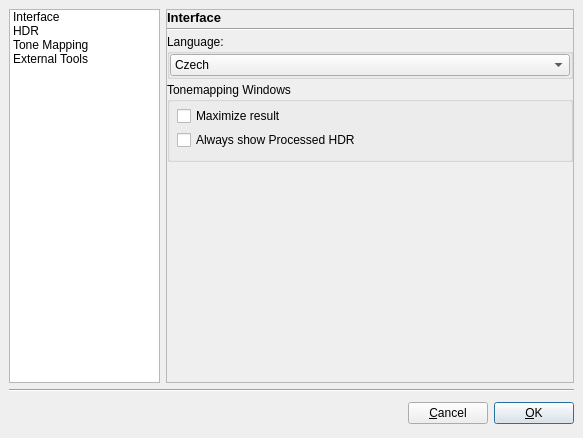
<?xml version="1.0" encoding="UTF-8"?>
<ui version="4.0" >
 <class>PreferencesDialog</class>
 <widget class="QDialog" name="PreferencesDialog" >
  <property name="geometry" >
   <rect>
    <x>0</x>
    <y>0</y>
    <width>583</width>
    <height>438</height>
   </rect>
  </property>
  <property name="windowTitle" >
   <string>Preferences</string>
  </property>
  <property name="windowIcon" >
   <iconset resource="../icons.qrc" >
    <normaloff>:/new/prefix1/images/luminance.png</normaloff>:/new/prefix1/images/luminance.png</iconset>
  </property>
  <layout class="QVBoxLayout" >
   <property name="spacing" >
    <number>6</number>
   </property>
   <property name="margin" >
    <number>9</number>
   </property>
   <item>
    <layout class="QHBoxLayout" >
     <property name="spacing" >
      <number>6</number>
     </property>
     <property name="margin" >
      <number>0</number>
     </property>
     <item>
      <widget class="QListWidget" name="leftsideListWidget" >
       <property name="sizePolicy" >
        <sizepolicy hsizetype="Expanding" vsizetype="Expanding">
         <horstretch>0</horstretch>
         <verstretch>0</verstretch>
        </sizepolicy>
       </property>
       <property name="minimumSize" >
        <size>
         <width>0</width>
         <height>0</height>
        </size>
       </property>
       <property name="maximumSize" >
        <size>
         <width>151</width>
         <height>16777215</height>
        </size>
       </property>
       <property name="iconSize" >
        <size>
         <width>22</width>
         <height>22</height>
        </size>
       </property>
       <property name="movement" >
        <enum>QListView::Static</enum>
       </property>
       <property name="flow" >
        <enum>QListView::TopToBottom</enum>
       </property>
       <property name="resizeMode" >
        <enum>QListView::Adjust</enum>
       </property>
       <property name="spacing" >
        <number>3</number>
       </property>
       <property name="viewMode" >
        <enum>QListView::ListMode</enum>
       </property>
       <property name="modelColumn" >
        <number>0</number>
       </property>
       <property name="uniformItemSizes" >
        <bool>true</bool>
       </property>
       <property name="wordWrap" >
        <bool>false</bool>
       </property>
       <property name="selectionRectVisible" >
        <bool>true</bool>
       </property>
       <property name="currentRow" >
        <number>-1</number>
       </property>
       <property name="sortingEnabled" >
        <bool>false</bool>
       </property>
       <item>
        <property name="text" >
         <string>Interface</string>
        </property>
        <property name="icon" >
         <iconset resource="../icons.qrc" >
          <normaloff>:/new/prefix1/images/language-selector.png</normaloff>:/new/prefix1/images/language-selector.png</iconset>
        </property>
       </item>
       <item>
        <property name="text" >
         <string>HDR</string>
        </property>
        <property name="icon" >
         <iconset resource="../icons.qrc" >
          <normaloff>:/new/prefix1/images/appearance.png</normaloff>:/new/prefix1/images/appearance.png</iconset>
        </property>
       </item>
       <item>
        <property name="text" >
         <string>Tone Mapping</string>
        </property>
        <property name="icon" >
         <iconset resource="../icons.qrc" >
          <normaloff>:/new/prefix1/images/tonemap.png</normaloff>:/new/prefix1/images/tonemap.png</iconset>
        </property>
       </item>
       <item>
        <property name="text" >
         <string>External Tools</string>
        </property>
        <property name="icon" >
         <iconset resource="../icons.qrc" >
          <normaloff>:/new/prefix1/images/raw_import.png</normaloff>:/new/prefix1/images/raw_import.png</iconset>
        </property>
       </item>
      </widget>
     </item>
     <item>
      <widget class="QStackedWidget" name="stackedPagesWidget" >
       <property name="minimumSize" >
        <size>
         <width>0</width>
         <height>0</height>
        </size>
       </property>
       <property name="maximumSize" >
        <size>
         <width>16777215</width>
         <height>16777215</height>
        </size>
       </property>
       <property name="frameShape" >
        <enum>QFrame::StyledPanel</enum>
       </property>
       <property name="frameShadow" >
        <enum>QFrame::Raised</enum>
       </property>
       <property name="currentIndex" >
        <number>0</number>
       </property>
       <widget class="QWidget" name="languagePage" >
        <layout class="QVBoxLayout" >
         <property name="spacing" >
          <number>3</number>
         </property>
         <property name="margin" >
          <number>0</number>
         </property>
         <item>
          <widget class="QLabel" name="titleLanguagePageLabel" >
           <property name="font" >
            <font>
             <pointsize>10</pointsize>
             <weight>75</weight>
             <bold>true</bold>
            </font>
           </property>
           <property name="text" >
            <string>&lt;!DOCTYPE HTML PUBLIC &quot;-//W3C//DTD HTML 4.0//EN&quot; &quot;http://www.w3.org/TR/REC-html40/strict.dtd&quot;&gt;
&lt;html&gt;&lt;head&gt;&lt;meta name=&quot;qrichtext&quot; content=&quot;1&quot; /&gt;&lt;style type=&quot;text/css&quot;&gt;
p, li { white-space: pre-wrap; }
&lt;/style&gt;&lt;/head&gt;&lt;body style=&quot; font-family:'DejaVu Sans'; font-size:10pt; font-weight:400; font-style:normal;&quot;&gt;
&lt;p style=&quot; margin-top:0px; margin-bottom:0px; margin-left:0px; margin-right:0px; -qt-block-indent:0; text-indent:0px;&quot;&gt;&lt;span style=&quot; font-weight:600;&quot;&gt;Interface&lt;/span&gt;&lt;/p&gt;&lt;/body&gt;&lt;/html&gt;</string>
           </property>
          </widget>
         </item>
         <item>
          <widget class="Line" name="UItitleSeparatorLine" >
           <property name="orientation" >
            <enum>Qt::Horizontal</enum>
           </property>
          </widget>
         </item>
         <item>
          <widget class="QGroupBox" name="languageGroupBox" >
           <property name="font" >
            <font>
             <kerning>true</kerning>
            </font>
           </property>
           <property name="title" >
            <string>Language:</string>
           </property>
           <layout class="QVBoxLayout" >
            <property name="spacing" >
             <number>0</number>
            </property>
            <property name="margin" >
             <number>0</number>
            </property>
            <item>
             <widget class="QComboBox" name="languageComboBox" >
              <item>
               <property name="text" >
                <string>Czech</string>
               </property>
              </item>
              <item>
               <property name="text" >
                <string>English</string>
               </property>
              </item>
              <item>
               <property name="text" >
                <string>French</string>
               </property>
              </item>
              <item>
               <property name="text" >
                <string>German</string>
               </property>
              </item>
              <item>
               <property name="text" >
                <string>Indonesian</string>
               </property>
              </item>
              <item>
               <property name="text" >
                <string>Italian</string>
               </property>
              </item>
              <item>
               <property name="text" >
                <string>Polish</string>
               </property>
              </item>
              <item>
               <property name="text" >
                <string>Russian</string>
               </property>
              </item>
              <item>
               <property name="text" >
                <string>Spanish</string>
               </property>
              </item>
              <item>
               <property name="text" >
                <string>Turkish</string>
               </property>
              </item>
              <item>
               <property name="text" >
                <string>Hungarian</string>
               </property>
              </item>
             </widget>
            </item>
           </layout>
          </widget>
         </item>
         <item>
          <widget class="QGroupBox" name="groupBox">
           <property name="sizePolicy">
            <sizepolicy hsizetype="Preferred" vsizetype="Expanding">
             <horstretch>0</horstretch>
             <verstretch>0</verstretch>
            </sizepolicy>
           </property>
           <property name="maximumSize">
            <size>
             <width>16777215</width>
             <height>80</height>
            </size>
           </property>
           <property name="title">
            <string>Tonemapping Windows</string>
           </property>
           <widget class="QWidget" name="verticalLayoutWidget">
            <property name="geometry">
             <rect>
              <x>10</x>
              <y>20</y>
              <width>261</width>
              <height>52</height>
             </rect>
            </property>
            <layout class="QVBoxLayout" name="verticalLayout">
             <item>
              <widget class="QCheckBox" name="checkBoxTMOWindowsMax">
               <property name="text">
                <string>Maximize result</string>
               </property>
              </widget>
             </item>
             <item>
              <widget class="QCheckBox" name="checkBoxTMOWindowsHDR">
               <property name="text">
                <string>Always show Processed HDR</string>
               </property>
              </widget>
             </item>
            </layout>
           </widget>
          </widget>
         </item>
         <item>
          <spacer>
           <property name="orientation" >
            <enum>Qt::Vertical</enum>
           </property>
           <property name="sizeHint" stdset="0" >
            <size>
             <width>20</width>
             <height>40</height>
            </size>
           </property>
          </spacer>
         </item>
        </layout>
       </widget>
       <widget class="QWidget" name="hdrOptionsPage" >
        <layout class="QVBoxLayout" >
         <property name="spacing" >
          <number>3</number>
         </property>
         <property name="margin" >
          <number>0</number>
         </property>
         <item>
          <widget class="QLabel" name="titleHdrTiffLabel" >
           <property name="font" >
            <font>
             <pointsize>10</pointsize>
             <weight>75</weight>
             <bold>true</bold>
            </font>
           </property>
           <property name="text" >
            <string>HDR Options</string>
           </property>
          </widget>
         </item>
         <item>
          <widget class="Line" name="hdrTiffTitleSeparatorLine" >
           <property name="orientation" >
            <enum>Qt::Horizontal</enum>
           </property>
          </widget>
         </item>
         <item>
          <widget class="QGroupBox" name="hdrTiffGroupBox" >
           <property name="toolTip" >
            <string>Choose what type of HDR TIFF to save to</string>
           </property>
           <property name="title" >
            <string>HDR TIFF File Format</string>
           </property>
           <layout class="QVBoxLayout" >
            <property name="spacing" >
             <number>8</number>
            </property>
            <property name="margin" >
             <number>5</number>
            </property>
            <item>
             <widget class="QRadioButton" name="logLuvRadioButton" >
              <property name="toolTip" >
               <string>Good quality and smaller file size</string>
              </property>
              <property name="text" >
               <string>LogLuv TIFF (float, 16bit per color channel)</string>
              </property>
              <property name="checked" >
               <bool>true</bool>
              </property>
             </widget>
            </item>
            <item>
             <widget class="QRadioButton" name="floatTiffRadioButton" >
              <property name="toolTip" >
               <string>Better quality, larger file size, better compatibility with other applications</string>
              </property>
              <property name="text" >
               <string>Float TIFF (float, 32bit per color channel)</string>
              </property>
             </widget>
            </item>
           </layout>
          </widget>
         </item>
         <item>
          <widget class="QGroupBox" name="colorsGroupBox" >
           <property name="title" >
            <string>Colors</string>
           </property>
           <layout class="QVBoxLayout" >
            <property name="spacing" >
             <number>8</number>
            </property>
            <property name="margin" >
             <number>5</number>
            </property>
            <item>
             <layout class="QHBoxLayout" >
              <property name="spacing" >
               <number>6</number>
              </property>
              <property name="margin" >
               <number>0</number>
              </property>
              <item>
               <widget class="QLabel" name="negativeColorsLabel" >
                <property name="text" >
                 <string>Show negative numbers as:</string>
                </property>
               </widget>
              </item>
              <item>
               <spacer>
                <property name="orientation" >
                 <enum>Qt::Horizontal</enum>
                </property>
                <property name="sizeHint" stdset="0" >
                 <size>
                  <width>40</width>
                  <height>20</height>
                 </size>
                </property>
               </spacer>
              </item>
              <item>
               <widget class="QPushButton" name="negativeColorButton" >
                <property name="text" >
                 <string/>
                </property>
               </widget>
              </item>
             </layout>
            </item>
            <item>
             <layout class="QHBoxLayout" >
              <property name="spacing" >
               <number>6</number>
              </property>
              <property name="margin" >
               <number>0</number>
              </property>
              <item>
               <widget class="QLabel" name="ifnanColorLabel" >
                <property name="text" >
                 <string>Show nan and +/-Inf values as:</string>
                </property>
               </widget>
              </item>
              <item>
               <spacer>
                <property name="orientation" >
                 <enum>Qt::Horizontal</enum>
                </property>
                <property name="sizeHint" stdset="0" >
                 <size>
                  <width>40</width>
                  <height>20</height>
                 </size>
                </property>
               </spacer>
              </item>
              <item>
               <widget class="QPushButton" name="ifnanColorButton" >
                <property name="text" >
                 <string/>
                </property>
               </widget>
              </item>
             </layout>
            </item>
           </layout>
          </widget>
         </item>
         <item>
          <spacer>
           <property name="orientation" >
            <enum>Qt::Vertical</enum>
           </property>
           <property name="sizeType" >
            <enum>QSizePolicy::Expanding</enum>
           </property>
           <property name="sizeHint" stdset="0" >
            <size>
             <width>20</width>
             <height>30</height>
            </size>
           </property>
          </spacer>
         </item>
        </layout>
       </widget>
       <widget class="QWidget" name="tonemappingPage" >
        <layout class="QVBoxLayout" >
         <property name="spacing" >
          <number>3</number>
         </property>
         <property name="margin" >
          <number>0</number>
         </property>
         <item>
          <widget class="QLabel" name="titleTonemappingPageLabel" >
           <property name="font" >
            <font>
             <pointsize>10</pointsize>
             <weight>75</weight>
             <bold>true</bold>
            </font>
           </property>
           <property name="text" >
            <string>Tone Mapping Options</string>
           </property>
          </widget>
         </item>
         <item>
          <widget class="Line" name="TMtitleSeparatorLine" >
           <property name="orientation" >
            <enum>Qt::Horizontal</enum>
           </property>
          </widget>
         </item>
         <item>
          <widget class="QGroupBox" name="tempDirGroupBox" >
           <property name="title" >
            <string>Cache</string>
           </property>
           <layout class="QVBoxLayout" >
            <property name="spacing" >
             <number>8</number>
            </property>
            <property name="margin" >
             <number>5</number>
            </property>
            <item>
             <widget class="QLabel" name="tempDirDescriptionLabel" >
              <property name="text" >
               <string>Where to store temporary data:</string>
              </property>
              <property name="wordWrap" >
               <bool>true</bool>
              </property>
             </widget>
            </item>
            <item>
             <layout class="QHBoxLayout" >
              <property name="spacing" >
               <number>6</number>
              </property>
              <property name="margin" >
               <number>0</number>
              </property>
              <item>
               <widget class="QLineEdit" name="lineEditTempPath" >
                <property name="sizePolicy" >
                 <sizepolicy hsizetype="Expanding" vsizetype="Fixed">
                  <horstretch>0</horstretch>
                  <verstretch>0</verstretch>
                 </sizepolicy>
                </property>
                <property name="readOnly" >
                 <bool>true</bool>
                </property>
               </widget>
              </item>
              <item>
               <widget class="QPushButton" name="chooseCachePathButton" >
                <property name="text" >
                 <string>C&amp;hoose</string>
                </property>
               </widget>
              </item>
             </layout>
            </item>
           </layout>
          </widget>
         </item>
         <item>
          <widget class="QGroupBox" name="batchGroupBox" >
           <property name="title" >
            <string>Batch Tone Mapping</string>
           </property>
           <layout class="QVBoxLayout" >
            <property name="spacing" >
             <number>8</number>
            </property>
            <property name="margin" >
             <number>5</number>
            </property>
            <item>
             <layout class="QHBoxLayout" >
              <property name="spacing" >
               <number>6</number>
              </property>
              <property name="margin" >
               <number>0</number>
              </property>
              <item>
               <widget class="QLabel" name="batchLdrFormatLabel" >
                <property name="toolTip" >
                 <string>Which LDR image format to save to</string>
                </property>
                <property name="text" >
                 <string>LDR image &amp;format:</string>
                </property>
                <property name="buddy" >
                 <cstring>batchLdrFormatComboBox</cstring>
                </property>
               </widget>
              </item>
              <item>
               <widget class="QComboBox" name="batchLdrFormatComboBox" >
                <property name="toolTip" >
                 <string>Which LDR image format to save to</string>
                </property>
                <item>
                 <property name="text" >
                  <string>JPEG</string>
                 </property>
                </item>
                <item>
                 <property name="text" >
                  <string>PNG</string>
                 </property>
                </item>
                <item>
                 <property name="text" >
                  <string>PPM</string>
                 </property>
                </item>
                <item>
                 <property name="text" >
                  <string>PBM</string>
                 </property>
                </item>
                <item>
                 <property name="text" >
                  <string>BMP</string>
                 </property>
                </item>
               </widget>
              </item>
             </layout>
            </item>
            <item>
             <layout class="QHBoxLayout" >
              <property name="spacing" >
               <number>6</number>
              </property>
              <property name="margin" >
               <number>0</number>
              </property>
              <item>
               <widget class="QLabel" name="numThreadsLabel" >
                <property name="toolTip" >
                 <string>Amount of threads to use on multicore/SMP machines</string>
                </property>
                <property name="text" >
                 <string>Number of &amp;threads:</string>
                </property>
                <property name="wordWrap" >
                 <bool>true</bool>
                </property>
                <property name="buddy" >
                 <cstring>numThreadspinBox</cstring>
                </property>
               </widget>
              </item>
              <item>
               <widget class="QSpinBox" name="numThreadspinBox" >
                <property name="sizePolicy" >
                 <sizepolicy hsizetype="Preferred" vsizetype="Fixed">
                  <horstretch>0</horstretch>
                  <verstretch>0</verstretch>
                 </sizepolicy>
                </property>
                <property name="toolTip" >
                 <string>Amount of threads to use on multicore/SMP machines</string>
                </property>
                <property name="minimum" >
                 <number>1</number>
                </property>
                <property name="maximum" >
                 <number>10</number>
                </property>
               </widget>
              </item>
             </layout>
            </item>
           </layout>
          </widget>
         </item>
         <item>
          <spacer>
           <property name="orientation" >
            <enum>Qt::Vertical</enum>
           </property>
           <property name="sizeHint" stdset="0" >
            <size>
             <width>20</width>
             <height>40</height>
            </size>
           </property>
          </spacer>
         </item>
        </layout>
       </widget>
       <widget class="QWidget" name="externalToolsPage" >
        <layout class="QVBoxLayout" >
         <property name="spacing" >
          <number>0</number>
         </property>
         <property name="margin" >
          <number>0</number>
         </property>
         <item>
          <widget class="QLabel" name="dcrawTitleLabel" >
           <property name="font" >
            <font>
             <pointsize>10</pointsize>
             <weight>75</weight>
             <bold>true</bold>
            </font>
           </property>
           <property name="text" >
            <string>External Tools</string>
           </property>
          </widget>
         </item>
         <item>
          <widget class="Line" name="line" >
           <property name="orientation" >
            <enum>Qt::Horizontal</enum>
           </property>
          </widget>
         </item>
         <item>
          <widget class="QGroupBox" name="dcrawGroupBox" >
           <property name="title" >
            <string>DCraw options:</string>
           </property>
           <layout class="QVBoxLayout" >
            <property name="spacing" >
             <number>0</number>
            </property>
            <property name="margin" >
             <number>0</number>
            </property>
            <item>
             <widget class="QLineEdit" name="dcrawParamsLineEdit" >
              <property name="toolTip" >
               <string>&lt;!DOCTYPE HTML PUBLIC &quot;-//W3C//DTD HTML 4.0//EN&quot; &quot;http://www.w3.org/TR/REC-html40/strict.dtd&quot;&gt;
&lt;html&gt;&lt;head&gt;&lt;meta name=&quot;qrichtext&quot; content=&quot;1&quot; /&gt;&lt;style type=&quot;text/css&quot;&gt;
p, li { white-space: pre-wrap; }
&lt;/style&gt;&lt;/head&gt;&lt;body style=&quot; font-family:'DejaVu Sans'; font-size:9pt; font-weight:400; font-style:normal;&quot;&gt;
&lt;p style=&quot; margin-top:0px; margin-bottom:0px; margin-left:0px; margin-right:0px; -qt-block-indent:0; text-indent:0px;&quot;&gt;&lt;span style=&quot; font-family:'Sans Serif';&quot;&gt;Read &lt;/span&gt;&lt;span style=&quot; font-family:'Sans Serif'; font-style:italic;&quot;&gt;Help &amp;gt; Contents &amp;gt; DCRaw reference&lt;/span&gt;&lt;span style=&quot; font-family:'Sans Serif';&quot;&gt; to find out more about DCRaw command line arguments&lt;/span&gt;&lt;/p&gt;&lt;/body&gt;&lt;/html&gt;</string>
              </property>
             </widget>
            </item>
            <item>
             <layout class="QHBoxLayout" >
              <property name="spacing" >
               <number>6</number>
              </property>
              <property name="margin" >
               <number>0</number>
              </property>
             </layout>
            </item>
           </layout>
          </widget>
         </item>
         <item>
          <widget class="QGroupBox" name="aisGroupBox" >
           <property name="title" >
            <string>align_image_stack commandline arguments:</string>
           </property>
           <layout class="QVBoxLayout" >
            <property name="spacing" >
             <number>0</number>
            </property>
            <property name="margin" >
             <number>0</number>
            </property>
            <item>
             <widget class="QLineEdit" name="aisParamsLineEdit" >
              <property name="toolTip" >
               <string>&lt;!DOCTYPE HTML PUBLIC &quot;-//W3C//DTD HTML 4.0//EN&quot; &quot;http://www.w3.org/TR/REC-html40/strict.dtd&quot;&gt;
&lt;html&gt;&lt;head&gt;&lt;meta name=&quot;qrichtext&quot; content=&quot;1&quot; /&gt;&lt;style type=&quot;text/css&quot;&gt;
p, li { white-space: pre-wrap; }
&lt;/style&gt;&lt;/head&gt;&lt;body style=&quot; font-family:'DejaVu Sans'; font-size:9pt; font-weight:400; font-style:normal;&quot;&gt;
&lt;p style=&quot; margin-top:0px; margin-bottom:0px; margin-left:0px; margin-right:0px; -qt-block-indent:0; text-indent:0px;&quot;&gt;&lt;span style=&quot; font-family:'Sans Serif';&quot;&gt;Read &lt;/span&gt;&lt;span style=&quot; font-family:'Sans Serif'; font-style:italic;&quot;&gt;Help &amp;gt; Contents &amp;gt; Setting up Luminance &amp;gt; External tools&lt;/span&gt;&lt;span style=&quot; font-family:'Sans Serif';&quot;&gt; to find out more about align_image_stack command line arguments&lt;/span&gt;&lt;/p&gt;&lt;/body&gt;&lt;/html&gt;</string>
              </property>
             </widget>
            </item>
           </layout>
          </widget>
         </item>
         <item>
          <spacer>
           <property name="orientation" >
            <enum>Qt::Vertical</enum>
           </property>
           <property name="sizeHint" stdset="0" >
            <size>
             <width>121</width>
             <height>51</height>
            </size>
           </property>
          </spacer>
         </item>
        </layout>
       </widget>
      </widget>
     </item>
    </layout>
   </item>
   <item>
    <widget class="Line" name="lastHorizontalLine" >
     <property name="orientation" >
      <enum>Qt::Horizontal</enum>
     </property>
    </widget>
   </item>
   <item>
    <layout class="QHBoxLayout" >
     <property name="spacing" >
      <number>6</number>
     </property>
     <property name="margin" >
      <number>0</number>
     </property>
     <item>
      <spacer>
       <property name="orientation" >
        <enum>Qt::Horizontal</enum>
       </property>
       <property name="sizeHint" stdset="0" >
        <size>
         <width>131</width>
         <height>31</height>
        </size>
       </property>
      </spacer>
     </item>
     <item>
      <widget class="QPushButton" name="cancelButton" >
       <property name="text" >
        <string>&amp;Cancel</string>
       </property>
      </widget>
     </item>
     <item>
      <widget class="QPushButton" name="okButton" >
       <property name="text" >
        <string>&amp;OK</string>
       </property>
       <property name="default" >
        <bool>true</bool>
       </property>
      </widget>
     </item>
    </layout>
   </item>
  </layout>
 </widget>
 <layoutdefault spacing="0" margin="0" />
 <tabstops>
  <tabstop>okButton</tabstop>
  <tabstop>cancelButton</tabstop>
  <tabstop>leftsideListWidget</tabstop>
 </tabstops>
 <resources>
  <include location="../icons.qrc" />
 </resources>
 <connections>
  <connection>
   <sender>cancelButton</sender>
   <signal>clicked()</signal>
   <receiver>PreferencesDialog</receiver>
   <slot>reject()</slot>
   <hints>
    <hint type="sourcelabel" >
     <x>387</x>
     <y>425</y>
    </hint>
    <hint type="destinationlabel" >
     <x>179</x>
     <y>282</y>
    </hint>
   </hints>
  </connection>
  <connection>
   <sender>leftsideListWidget</sender>
   <signal>currentRowChanged(int)</signal>
   <receiver>stackedPagesWidget</receiver>
   <slot>setCurrentIndex(int)</slot>
   <hints>
    <hint type="sourcelabel" >
     <x>72</x>
     <y>146</y>
    </hint>
    <hint type="destinationlabel" >
     <x>468</x>
     <y>14</y>
    </hint>
   </hints>
  </connection>
 </connections>
</ui>
